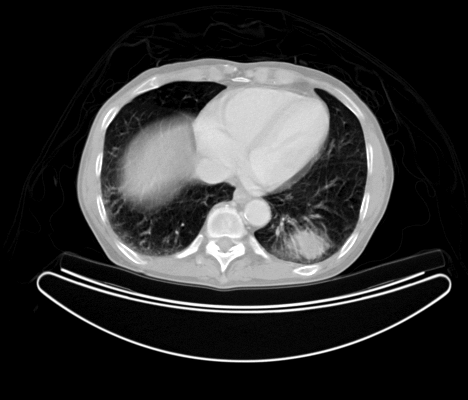
%> input picture code/ImageProcessing/task3/imgs/medtest.png, 468 x 400 px
$ octave t22_runRegionGrowing_Gray.m   (GNU Octave 9; MATLAB toolbox functions it lacks are replaced by stand-ins)
%> lines starting %> are read from the running program, lines starting %| are printed output that depends on the picture; in (x1, y1, x2, y2) boxes, pixels count from 0 and x2, y2 are one past the last pixel; in counts of white or black regions, pixels touching at a corner belong together; the program's own positions count from 1
### code/ImageProcessing/task3/regiongrowing.m
function imgOut=regiongrowing(imgIn,x,y,threshold)
% Executa o crescimento de regiao em uma imagem de um dado uma semente (x,y)
%
% imgSeg = regiongrowing(img,x,y,t)
%
% img : imagem de entrada
% imgSeg : imagem de saida logica da regiao
% x,y : a posicao da semente
% t : distancia de intensidade maxima
%


imgOut = zeros(size(imgIn)); % Imagem de saida
Isizes = size(imgIn); % Dimensoes da imagem de entrada

meanReg = imgIn(x,y); % A media da regiao segmentada
sizeReg = 1; % Numero de pixels na regiao

% Memoria livre para armanezar os vizinhos da regiao segmentada
negFree = 20000; negPos=0;
negList = zeros(negFree,3);

% Distancia da regiao do pixel mais recente para a regiao media
pixDist=0;

% Locais dos Neighbor (footprint)
neigb=[-1 0; 1 0; 0 -1;0 1];

% Inicia o crescimento de regiao ate que a distancia entre a regia e um
% possivel novo pixel torne-se maior que um certo limiar
while(pixDist<threshold && sizeReg<numel(imgIn))

    % Adiciona novos pixels vizinhos
    for j=1:4,
        % Computa a coordenada da vizinhanca
        xn = x + neigb(j,1);
        yn = y + neigb(j,2);

        % Verifica se o vizinho est? dentro ou fora da imagem
        ins = (xn>=1) && (yn>=1) && (xn<=Isizes(1)) && (yn<=Isizes(2));

        % Adiciona o vizinho se estiver dentro e nao fa?a parte da area
        % segmentda
        if(ins && (imgOut(xn,yn)==0))
            negPos = negPos+1;
            negList(negPos,:) = [xn yn imgIn(xn,yn)];
            imgOut(xn,yn)=1;
        end
    end

    % Adiciona um novo bloco de memoria livre
    if(negPos+10>negFree),
        negFree=negFree+20000;
        negList((negPos+1):negFree,:)=0;
    end

    % Adiciona pixel com intensidade proxima a media da regiao, para a
    % regiao
    dist = abs(negList(1:negPos,3) - meanReg);
    [pixDist, index] = min(dist);
    imgOut(x,y)=2;
    sizeReg = sizeReg+1;

    % Computa a nova media da regiao
    meanReg= (meanReg*sizeReg + negList(index,3))/(sizeReg+1);

    % Salva as coordenadas x e y do pixel (para o processo de adicionar vizinhos)
    x = negList(index,1); y = negList(index,2);

    % Remove o pixel do vizinho
    negList(index,:)= negList(negPos,:);
    negPos=negPos-1;
end

% Retorna a area segmentada como uma matriz logica
imgOut=imgOut>1;

### code/ImageProcessing/task3/t22_runRegionGrowing_Gray.m
clear all; close all; clc;

%% Medicine
img = im2double(imread('imgs/medtest.png'));
%> img: size 400x468 double; min 0, max 1, mean 0.194

subplot(3,2,6), imshow(img)

% [y, x] = ginput(1)
% y=round(y(1)); x=round(x(1));

x=167; y=348;

imgSeg = regiongrowing(img, x, y, .45);
%> in regiongrowing, `meanReg = imgIn(x,y);`: meanReg = 0.11
%> the loop in regiongrowing, `while(pixDist<threshold && sizeReg<numel(imgIn))` made 134040 passes
%> (pixDist, index, meanReg, x, y, negPos) on passes 3 to 5: (0.0157, 1, 0.113, 166, 348, 7), (0.0188, 1, 0.11, 167, 351, 8), (0.0157, 3, 0.108, 167, 347, 10)
%> after the loop in regiongrowing, `while(pixDist<threshold && sizeReg<numel(imgIn))`:
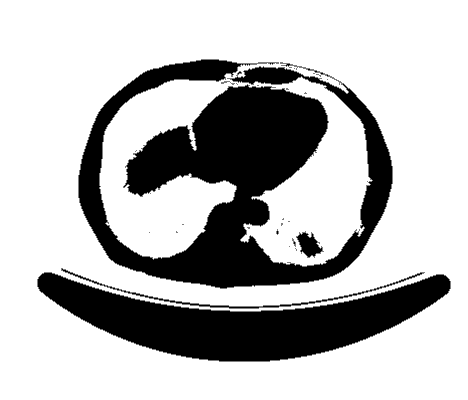
%> imgOut: size 400x468 double; min 0, max 2, mean 1.46; drawn with min black and max white
%> after the loop in regiongrowing, `while(pixDist<threshold && sizeReg<numel(imgIn))`: meanReg = 0.0558; negFree = 40000; negPos = 4317; sizeReg = 134041
%> in regiongrowing, `imgOut=imgOut>1;`:
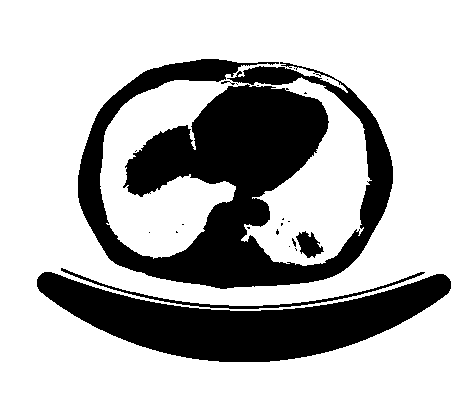
%> imgOut: size 400x468 logical; 71.6% white; 22 black regions (17 under 20 px), largest, box (x1, y1, x2, y2) and area: (78, 59, 393, 289) 33888, (37, 272, 451, 362) 17720, (61, 268, 425, 309) 1031, (296, 231, 324, 258) 432, (221, 81, 235, 85) 22
subplot(3,2,5), imshow(img+imgSeg);
%> after `imshow(img+imgSeg)`:
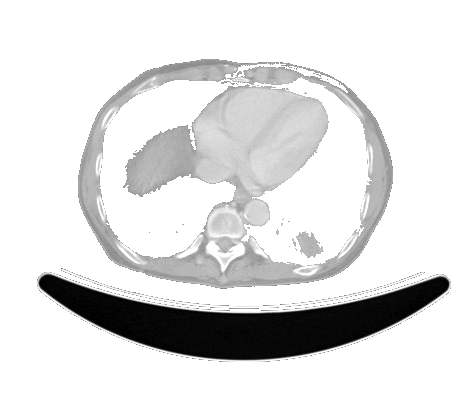
%> displayed picture: size 400x468, on the screen's scale of 0 to 255; min 0, max 255, mean 221.9
hold on; plot(y, x, '.b', 'MarkerSize',10)

ts = [.15 .3];
for t = 1 : length(ts)
    imgSeg = regiongrowing(img, x, y, ts(t));
    subplot(3,2,(t-1)*2 + 1), imshow(img+imgSeg);
    hold on; plot(y, x, '.b', 'MarkerSize',10)
    subplot(3,2,t*2), imshow(imgSeg);
end
%> this loop made 2 passes
%> pass 1, `imgSeg = regiongrowing(img, x, y, ts(t));`:
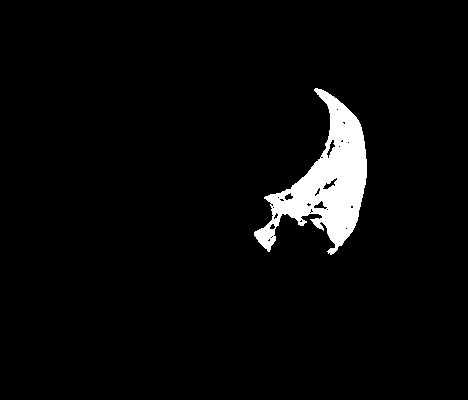
%> imgSeg: size 400x468 logical; 4% white; 1 white region, box (x1, y1, x2, y2) and area: (254, 88, 367, 255) 7399
%> pass 1, `imshow(img+imgSeg)`:
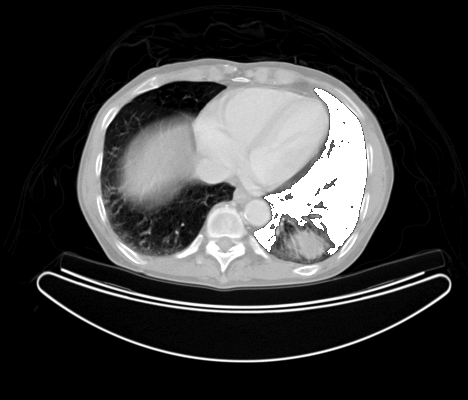
%> displayed picture: size 400x468, on the screen's scale of 0 to 255; min 0, max 255, mean 58.3
%> pass 2, `imgSeg = regiongrowing(img, x, y, ts(t));`:
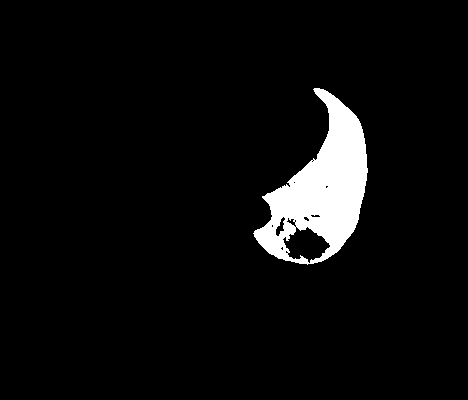
%> imgSeg: size 400x468 logical; 5% white; 1 white region, box (x1, y1, x2, y2) and area: (253, 88, 368, 265) 9444
%> pass 2, `imshow(img+imgSeg)`:
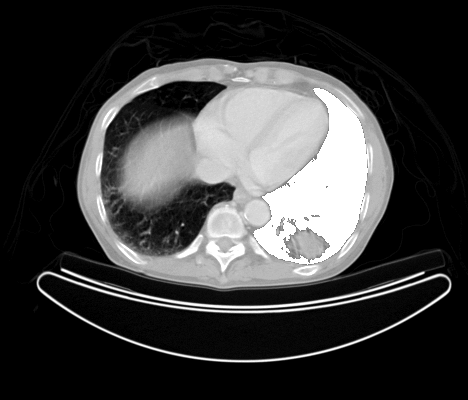
%> displayed picture: size 400x468, on the screen's scale of 0 to 255; min 0, max 255, mean 60.1

% Saving...
imgSeg = regiongrowing(img, x, y, .45);
%> (the run ends here)
